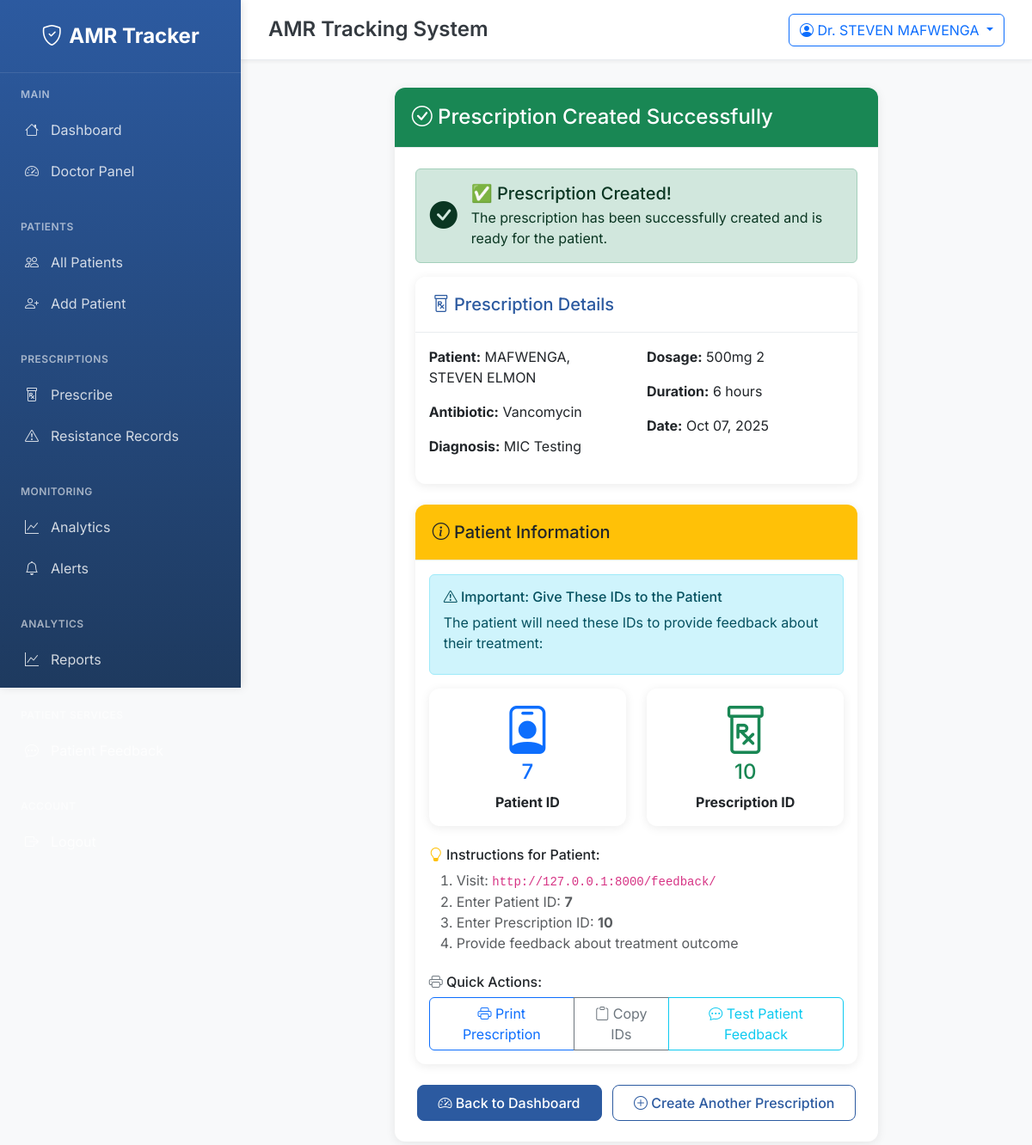
/prescriptions/10/success/ (signed in), run on the app's committed database.
### amr_core/models.py (models this page shows, shortened)
class Prescription(models.Model):
    STATUS_CHOICES = [
        ('active', 'Active'),
        ('completed', 'Completed'),
        ('cancelled', 'Cancelled'),
    ]
    doctor_name = models.CharField(max_length=100)
    patient = models.ForeignKey(Patient, on_delete=models.CASCADE)
    antibiotic = models.ForeignKey(Antibiotic, on_delete=models.CASCADE)
    diagnosis = models.TextField()
    dosage = models.CharField(max_length=100)
    frequency = models.CharField(max_length=100)
    duration = models.CharField(max_length=100, help_text="e.g., '7 days', '2 weeks'")
    date_prescribed = models.DateTimeField(auto_now_add=True)
    status = models.CharField(max_length=20, choices=STATUS_CHOICES, default='active')
    notes = models.TextField(blank=True, null=True)
    class Meta:
        ordering = ['-date_prescribed']

class Patient(models.Model):
    GENDER_CHOICES = [
        ('M', 'Male'),
        ('F', 'Female'),
        ('O', 'Other'),
    ]
    name = models.CharField(max_length=100)
    age = models.PositiveIntegerField(validators=[MinValueValidator(0), MaxValueValidator(150)])
    gender = models.CharField(max_length=1, choices=GENDER_CHOICES)
    phone = models.CharField(max_length=15, blank=True, null=True)
    email = models.EmailField(blank=True, null=True)
    medical_history = models.TextField(blank=True, null=True, help_text="JSON format or free text")
    allergies = models.TextField(blank=True, null=True)
    created_at = models.DateTimeField(auto_now_add=True)
    updated_at = models.DateTimeField(auto_now=True)
    class Meta:
        ordering = ['-created_at']

class Antibiotic(models.Model):
    ANTIBIOTIC_CLASSES = [
        ('penicillin', 'Penicillin'),
        ('cephalosporin', 'Cephalosporin'),
        ('fluoroquinolone', 'Fluoroquinolone'),
        ('macrolide', 'Macrolide'),
        ('tetracycline', 'Tetracycline'),
        ('aminoglycoside', 'Aminoglycoside'),
        ('sulfonamide', 'Sulfonamide'),
        ('carbapenem', 'Carbapenem'),
        ('other', 'Other'),
    ]
    name = models.CharField(max_length=100, unique=True)
    bacteria_targeted = models.CharField(max_length=200, help_text="Comma-separated list of targeted bacteria")
    class_type = models.CharField(max_length=50, choices=ANTIBIOTIC_CLASSES)
    description = models.TextField(blank=True, null=True)
    dosage_info = models.TextField(blank=True, null=True, help_text="Standard dosage information")
    contraindications = models.TextField(blank=True, null=True)
    created_at = models.DateTimeField(auto_now_add=True)
    class Meta:
        ordering = ['name']

### amr_core/views.py (the view)
# urls.py: path('prescriptions/<int:prescription_id>/success/', views.prescription_success, name='prescription_success'),
@login_required
def prescription_success(request, prescription_id):
    prescription = get_object_or_404(Prescription, id=prescription_id)
    context = {
        'prescription': prescription,
    }
    return render(request, 'amr_core/prescription_success.html', context)

### amr_core/templates/amr_core/prescription_success.html (shortened to what this page needs)
{% extends 'amr_core/base.html' %}
{% block content %}
<div class="row justify-content-center">
    <div class="col-lg-8">
        <div class="card border-success">
            <div class="card-header bg-success text-white">
                <h4 class="mb-0">
                    <i class="bi bi-check-circle"></i> Prescription Created Successfully
                </h4>
            </div>
            <div class="card-body p-4">
                <div class="alert alert-success" role="alert">
                    <div class="d-flex align-items-center">
                        <i class="bi bi-check-circle-fill fs-2 me-3"></i>
                        <div>
                            <h5 class="alert-heading mb-1">✅ Prescription Created!</h5>
                            <p class="mb-0">The prescription has been successfully created and is ready for the patient.</p>
                        </div>
                    </div>
                </div>
                <div class="card mb-4">
                    <div class="card-header bg-hospital-light-blue">
                        <h5 class="mb-0 text-hospital-primary">
                            <i class="bi bi-prescription"></i> Prescription Details
                        </h5>
                    </div>
                    <div class="card-body">
                        <div class="row">
                            <div class="col-md-6">
                                <p><strong>Patient:</strong> {{ prescription.patient.name }}</p>
                                <p><strong>Antibiotic:</strong> {{ prescription.antibiotic.name }}</p>
                                <p><strong>Diagnosis:</strong> {{ prescription.diagnosis }}</p>
                            </div>
                            <div class="col-md-6">
                                <p><strong>Dosage:</strong> {{ prescription.dosage }} {{ prescription.frequency }}</p>
                                <p><strong>Duration:</strong> {{ prescription.duration }}</p>
                                <p><strong>Date:</strong> {{ prescription.date_prescribed|date:"M d, Y" }}</p>
                            </div>
                        </div>
                    </div>
                </div>
                <div class="card border-warning">
                    <div class="card-header bg-warning text-dark">
                        <h5 class="mb-0">
                            <i class="bi bi-info-circle"></i> Patient Information
                        </h5>
                    </div>
                    <div class="card-body">
                        <div class="alert alert-info" role="alert">
                            <h6 class="alert-heading">
                                <i class="bi bi-exclamation-triangle"></i> Important: Give These IDs to the Patient
                            </h6>
                            <p class="mb-2">The patient will need these IDs to provide feedback about their treatment:</p>
                        </div>
                        <div class="row">
                            <div class="col-md-6">
                                <div class="card border-primary">
                                    <div class="card-body text-center">
                                        <i class="bi bi-person-badge text-primary display-4 mb-2"></i>
                                        <h4 class="text-primary">{{ prescription.patient.id }}</h4>
                                        <p class="mb-0"><strong>Patient ID</strong></p>
                                    </div>
                                </div>
                            </div>
                            <div class="col-md-6">
                                <div class="card border-success">
                                    <div class="card-body text-center">
                                        <i class="bi bi-prescription text-success display-4 mb-2"></i>
                                        <h4 class="text-success">{{ prescription.id }}</h4>
                                        <p class="mb-0"><strong>Prescription ID</strong></p>
                                    </div>
                                </div>
                            </div>
                        </div>
                        <div class="mt-4">
                            <h6><i class="bi bi-lightbulb text-warning"></i> Instructions for Patient:</h6>
                            <ol class="text-muted">
                                <li>Visit: <code>http://127.0.0.1:8000/feedback/</code></li>
                                <li>Enter Patient ID: <strong>{{ prescription.patient.id }}</strong></li>
                                <li>Enter Prescription ID: <strong>{{ prescription.id }}</strong></li>
                                <li>Provide feedback about treatment outcome</li>
                            </ol>
                        </div>
                        <div class="mt-4">
                            <h6><i class="bi bi-printer text-secondary"></i> Quick Actions:</h6>
                            <div class="btn-group" role="group">
                                <button onclick="printPrescription()" class="btn btn-outline-primary">
                                    <i class="bi bi-printer"></i> Print Prescription
                                </button>
                                <button onclick="copyToClipboard()" class="btn btn-outline-secondary">
                                    <i class="bi bi-clipboard"></i> Copy IDs
                                </button>
                                <a href="{% url 'patient_feedback' %}" class="btn btn-outline-info">
                                    <i class="bi bi-chat-dots"></i> Test Patient Feedback
                                </a>
                            </div>
                        </div>
                    </div>
                </div>
                <div class="text-center mt-4">
                    <a href="{% url 'doctor_dashboard' %}" class="btn btn-hospital-primary">
                        <i class="bi bi-speedometer2"></i> Back to Dashboard
                    </a>
                    <a href="{% url 'prescribe_antibiotic' %}" class="btn btn-outline-hospital-primary ms-2">
                        <i class="bi bi-plus-circle"></i> Create Another Prescription
                    </a>
                </div>
            </div>
        </div>
    </div>
</div>
{% endblock %}

### amr_core/templates/amr_core/includes/topbar.html (shortened to what this page needs)
<div class="topbar">
    <div class="d-flex align-items-center">
        <h1 class="topbar-title">{% block page_title %}AMR Tracking System{% endblock %}</h1>
    </div>
    <div class="topbar-actions">
        {% if user.is_authenticated %}
            <div class="dropdown">
                <button class="btn btn-outline-primary dropdown-toggle" type="button" data-bs-toggle="dropdown">
                    <i class="bi bi-person-circle"></i>
                    Dr. {{ user.get_full_name|default:user.username }}
                </button>
            </div>
        {% endif %}
    </div>
</div>

### amr_core/static/amr_core/css/custom.css (style rules this page uses)
:root { --hospital-blue: #2c5aa0; }
.text-hospital-primary { color: var(--hospital-blue) !important; }
.card { overflow: visible; }

### amr_core/templates/amr_core/base.html (style rules this page uses)
:root { --hospital-blue: #2c5aa0; --hospital-light-blue: #e8f2ff; --hospital-green: #28a745; --hospital-red: #dc3545; --hospital-orange: #fd7e14; --hospital-gray: #6c757d; --hospital-dark: #343a40; --hospital-light: #f8f9fa; --sidebar-width: 280px; --topbar-height: 70px; }
* { margin: 0; padding: 0; box-sizing: border-box; }
body { font-family: 'Inter', sans-serif; background-color: var(--hospital-light); color: var(--hospital-dark); overflow-x: hidden; }
.topbar { height: var(--topbar-height); background: white; border-bottom: 1px solid #e9ecef; display: flex; align-items: center; justify-content: space-between; padding: 0 2rem; box-shadow: 0 2px 4px rgba(0,0,0,0.05); position: sticky; top: 0; z-index: 999; }
.topbar-title { font-size: 1.5rem; font-weight: 600; color: var(--hospital-dark); margin: 0; }
.topbar-actions { display: flex; align-items: center; gap: 1rem; }
.card { border: none; border-radius: 12px; box-shadow: 0 2px 12px rgba(0,0,0,0.08); transition: all 0.3s ease; }
.card-header { background: white; border-bottom: 1px solid #e9ecef; border-radius: 12px 12px 0 0 !important; padding: 1.25rem; }
.btn-hospital-primary { background: var(--hospital-blue); border-color: var(--hospital-blue); color: white; font-weight: 500; border-radius: 8px; padding: 0.5rem 1.5rem; transition: all 0.3s ease; }
.btn-outline-hospital-primary { border-color: var(--hospital-blue); color: var(--hospital-blue); background: transparent; font-weight: 500; border-radius: 8px; padding: 0.5rem 1.5rem; transition: all 0.3s ease; }

### data on the page
Prescription: patient.name "MAFWENGA, STEVEN ELMON", antibiotic.name "Vancomycin", diagnosis "MIC Testing", dosage "500mg", frequency "2", duration "6 hours", date_prescribed "Oct 07, 2025", patient.id "7", id "10"

### other printed values
{{ user.get_full_name|default:user.username }} "STEVEN MAFWENGA"
